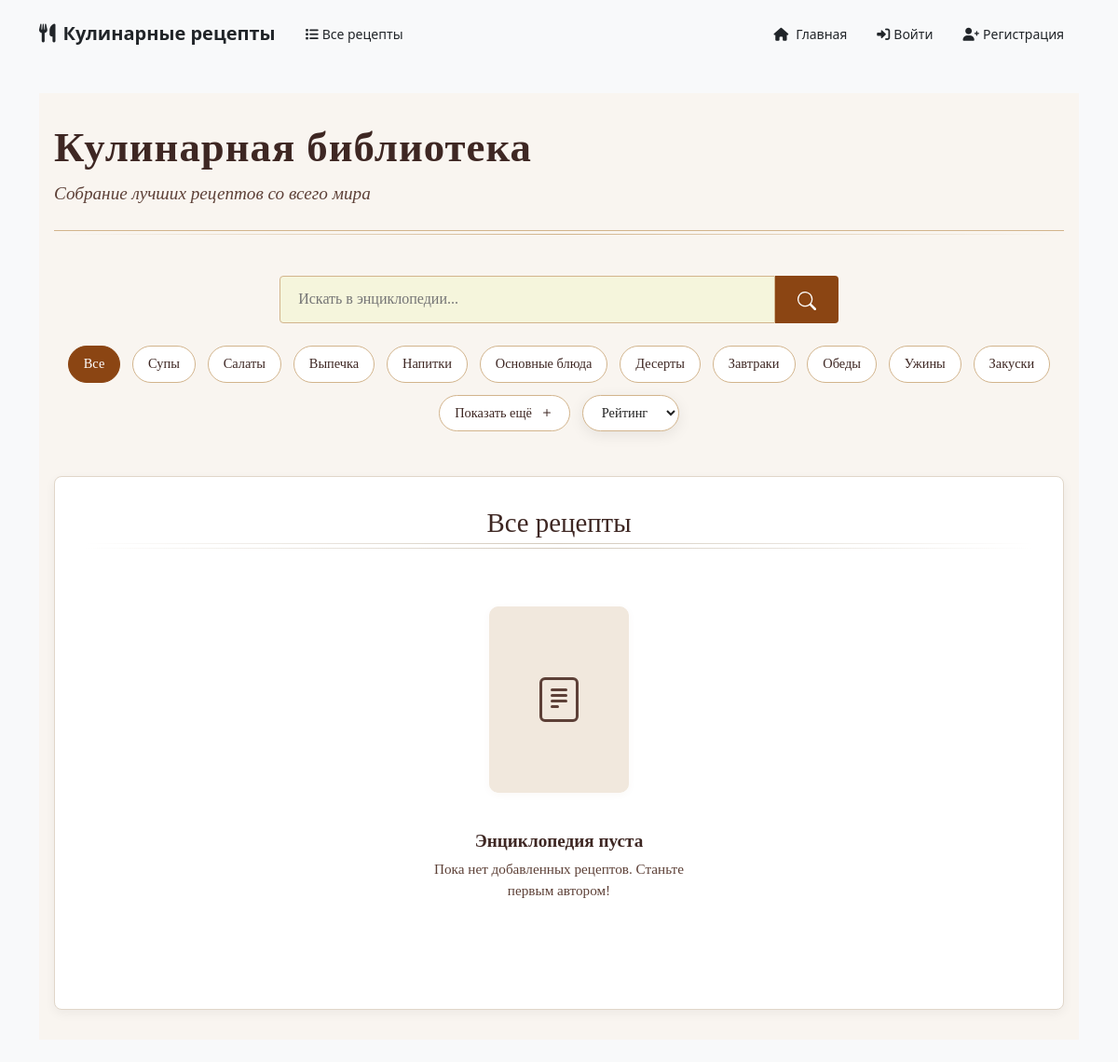
The page /accounts/recipes/ on the database as committed earlier.
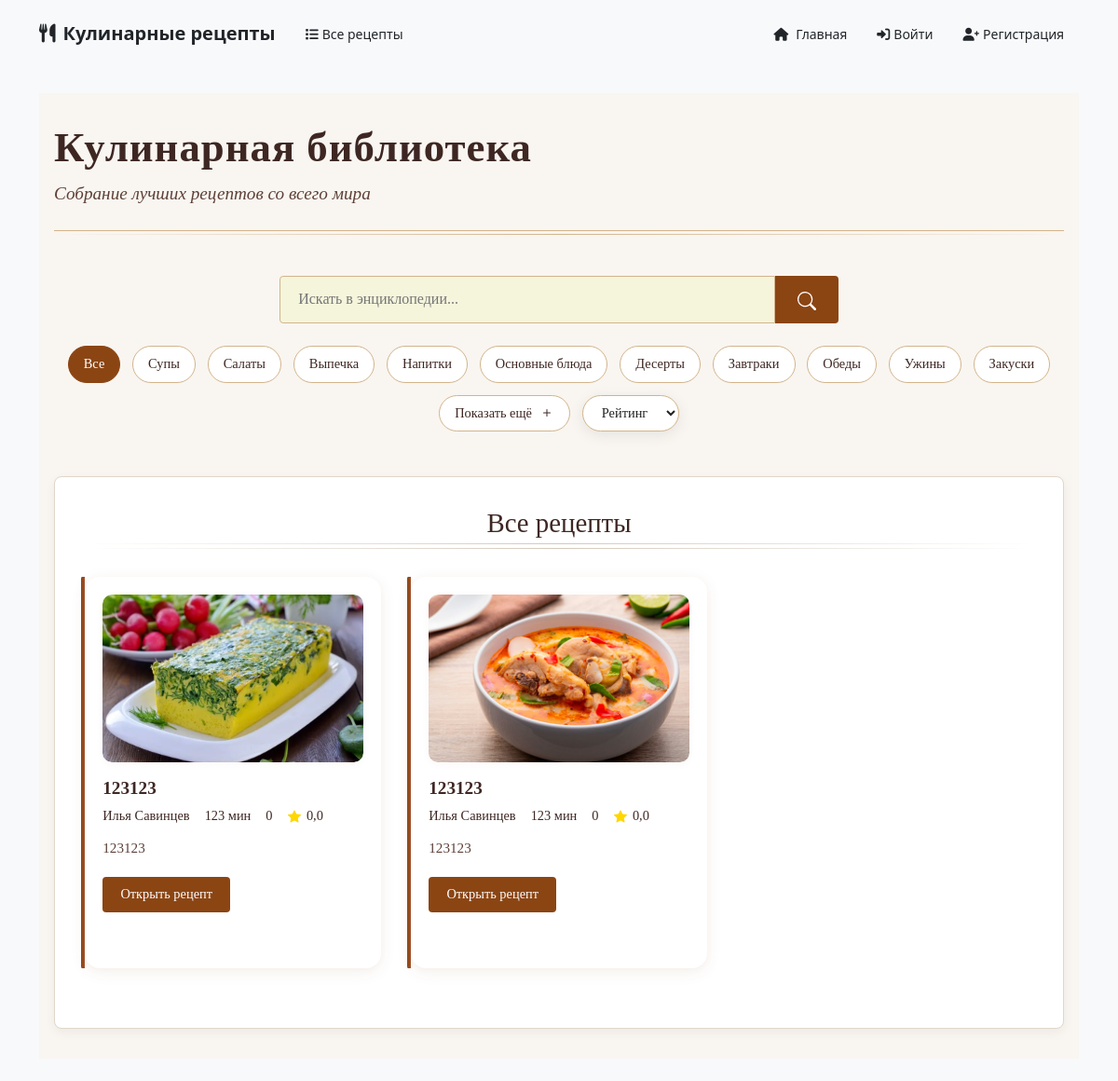
The same page on the database as committed later.
### accounts/models.py (models this page shows, shortened)
class Category(models.Model):
    name = models.CharField(max_length=100, unique=True)

class Recipe(models.Model):
    title = models.CharField(max_length=200)
    description = models.TextField(blank=True)
    ingredients = models.TextField(blank=True)
    instructions = models.TextField()
    created_at = models.DateTimeField(auto_now_add=True)
    updated_at = models.DateTimeField(auto_now=True)
    author = models.ForeignKey(User, on_delete=models.CASCADE, related_name='recipes')
    steps = models.TextField(blank=True)
    prep_time = models.PositiveIntegerField(null=True, blank=True, help_text='Время приготовления в минутах')
    cook_time = models.PositiveIntegerField(null=True, blank=True, help_text='Время готовки в минутах')
    image = models.ImageField(upload_to='recipe_images/', null=True, blank=True)
    MODERATION_STATUS_CHOICES = [
        ('pending', 'На модерации'),
        ('approved', 'Одобрен'),
        ('rejected', 'Отклонён'),
    ]
    moderation_status = models.CharField(max_length=10, choices=MODERATION_STATUS_CHOICES, default='pending')
    slug = models.SlugField(max_length=255, unique=True, blank=True)

class User(AbstractBaseUser, PermissionsMixin):
    email = models.EmailField(unique=True)
    first_name = models.CharField(max_length=30, blank=True)
    last_name = models.CharField(max_length=30, blank=True)
    is_staff = models.BooleanField(default=False)
    is_active = models.BooleanField(default=True)
    date_joined = models.DateTimeField(default=timezone.now)
    USERNAME_FIELD = 'email'
    REQUIRED_FIELDS = []
    objects = UserManager()

### accounts/views.py (the view, shortened to what this page needs)
# urls.py: path('recipes/', views.recipe_list_view, name='recipe_list'),
def recipe_list_view(request):
    recipes = Recipe.objects.filter(moderation_status='approved').order_by('-created_at')
    search_query = request.GET.get('search', '')
    category_id = request.GET.get('category')
    min_rating = request.GET.get('min_rating')
    selected_category_name = None
    if category_id:
        recipes = recipes.filter(categories__id=category_id)
        cat = Category.objects.filter(id=category_id).first()
        if cat:
            selected_category_name = cat.name
    recipes = recipes.annotate(avg_rating=Avg('comments__rating'))
    if min_rating:
        try:
            min_rating_value = int(min_rating)
            recipes = recipes.filter(avg_rating__gte=min_rating_value)
        except ValueError:
            pass
    categories = Category.objects.all()
    context = {
        'recipes': recipes,
        'categories': categories,
        'selected_category': str(category_id) if category_id else None,
        'selected_category_name': selected_category_name,
        'search_query': search_query,
        'min_rating': min_rating,
    }
    return render(request, 'accounts/recipe_list.html', context)

### accounts/templates/accounts/recipe_list.html (shortened to what the changed rows need)
{% extends 'base.html' %}
{% block content %}
<div class="encyclopedia-container">
    <div class="encyclopedia-header">
        <div class="header-content">
            <h1 class="encyclopedia-title">Кулинарная библиотека</h1>
        </div>
    </div>
    <div class="encyclopedia-search">
        <div class="filter-tags">
            <form method="get" class="category-filter-form">
                <a href="{% url 'recipe_list' %}{% if search_query %}?search={{ search_query }}{% endif %}"
                   class="filter-tag {% if not selected_category %}active{% endif %}">Все</a>
                {% for category in categories %}
                    {% if forloop.counter <= 10 %}
                        <a href="?category={{ category.id }}{% if search_query %}&search={{ search_query }}{% endif %}"
                           class="filter-tag {% if selected_category == category.id %}active{% endif %}">
                            {{ category.name }}
                        </a>
                    {% endif %}
                {% endfor %}
                {% if categories|length > 10 %}
                    <button type="button" class="show-more-btn" onclick="document.getElementById('more-categories').classList.toggle('show')">
                        Показать ещё
                        <svg xmlns="http://www.w3.org/2000/svg" width="16" height="16" fill="currentColor" viewBox="0 0 16 16">
                            <path d="M8 4a.5.5 0 0 1 .5.5v3h3a.5.5 0 0 1 0 1h-3v3a.5.5 0 0 1-1 0v-3h-3a.5.5 0 0 1 0-1h3v-3A.5.5 0 0 1 8 4z"/>
                        </svg>
                    </button>
                {% endif %}
                <select name="min_rating" class="filter-tag" style="width:auto;">
                    <option value="">Рейтинг</option>
                </select>
            </form>
        </div>
    </div>
    <div class="encyclopedia-shelves">
        <div class="shelf-header">
            <h2 class="shelf-title">
                {% if search_query %}
                    Результаты поиска: "{{ search_query }}"
                {% elif selected_category %}
                    {{ selected_category_name }}
                {% else %}
                    Все рецепты
                {% endif %}
            </h2>
        </div>
        <div class="book-grid">
            {% for recipe in recipes %}
            <div class="recipe-book" itemscope itemtype="https://schema.org/Recipe">
                <div class="book-cover">
                    {% if recipe.image %}
                        <img src="{{ recipe.image.url }}" alt="{{ recipe.title }}" class="book-image" itemprop="image" loading="lazy">
                    {% endif %}
                </div>
                <div class="book-info">
                    <h3 class="book-title" itemprop="name">{{ recipe.title }}</h3>
                    <div class="book-meta">
                        <span class="book-author" itemprop="author">{{ recipe.author.first_name }} {{ recipe.author.last_name }}</span>
                        <span class="book-pages"><span itemprop="cookTime">{{ recipe.cook_time }} мин</span></span>
                        <span class="book-rating">{{ recipe.likes.count }}</span>
                        <span class="book-rating" title="Рейтинг">
                            {{ recipe.avg_rating|default:0|floatformat:1 }}
                        </span>
                    </div>
                    <p class="book-description" itemprop="description">{{ recipe.description|truncatechars:120 }}</p>
                    {% if recipe.slug %}
                      <a href="{% url 'recipe_detail_slug_id' recipe.slug recipe.id %}" class="read-button">Открыть рецепт</a>
                    {% else %}
                      <a href="{% url 'recipe_detail_by_id' recipe.id %}" class="read-button">Открыть рецепт</a>
                    {% endif %}
                </div>
            </div>
            {% empty %}
            <div class="empty-library">
                <div class="empty-book">
                    <div class="book-cover empty">
                        <div class="book-image-placeholder">
                        </div>
                    </div>
                    <div class="book-info">
                        <h3 class="book-title">Энциклопедия пуста</h3>
                        <p class="book-description">Пока нет добавленных рецептов. Станьте первым автором!</p>
                    </div>
                </div>
            </div>
            {% endfor %}
        </div>
    </div>
</div>
{% endblock %}

Rows that differ between the two databases and show on the page:
added Recipe: image (picture), title "123123", author.first_name "Илья", author.last_name "Савинцев", cook_time "123", likes.count "0", avg_rating "0,0", description "123123", slug "Открыть рецепт"
added Recipe: image (picture), title "123123", author.first_name "Илья", author.last_name "Савинцев", cook_time "123", likes.count "0", avg_rating "0,0", description "123123", slug "Открыть рецепт"
Other text that changed with them:
text no longer shown: "Энциклопедия пуста Пока нет добавленных рецептов. Станьте первым автором!"
